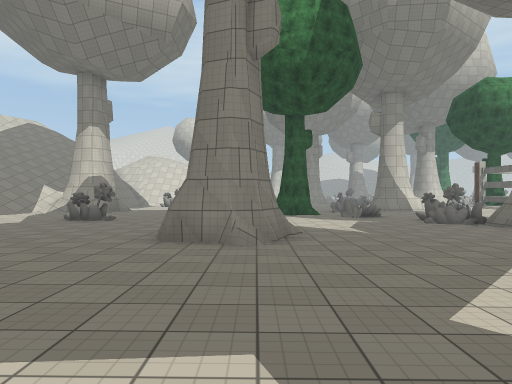
[1] (above)

21 first-person views from a walk through a scene from a Unity 3-D project. The camera is 1.5 m above the floor, looks level and sees 70° across. The floor is counted in squares, 2 m on a side. Each view is taken from the middle of a square. On the plan, view 1 faces up. The plan holds only what a view shows up to about 11 squares ahead; the rest is blank. The place goes on beyond the plan. Some animated figures are not drawn. Surface patterns are stand-ins for the level's own textures.

[2]
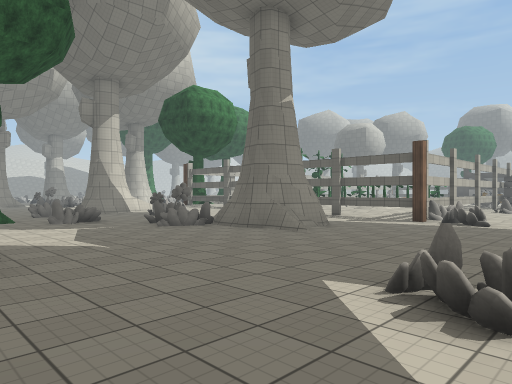

[3]
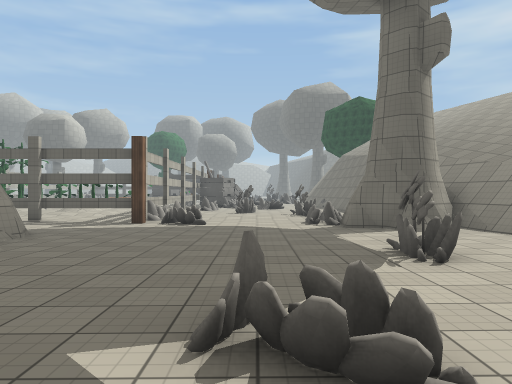

[4]
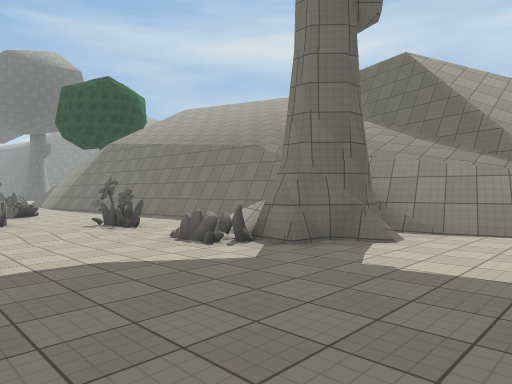

[5]
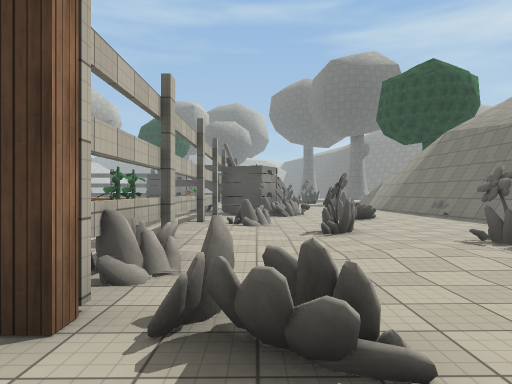

[6]
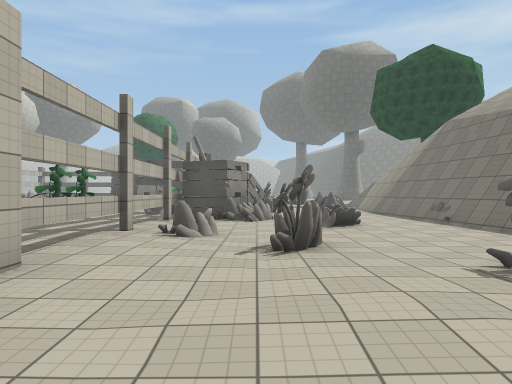

[7]
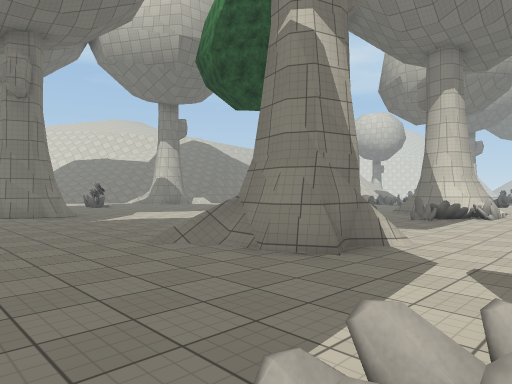

[8]
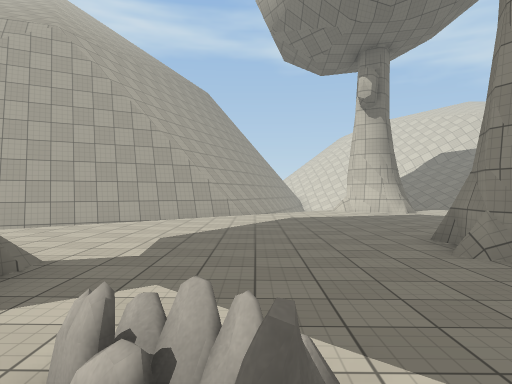

[9]
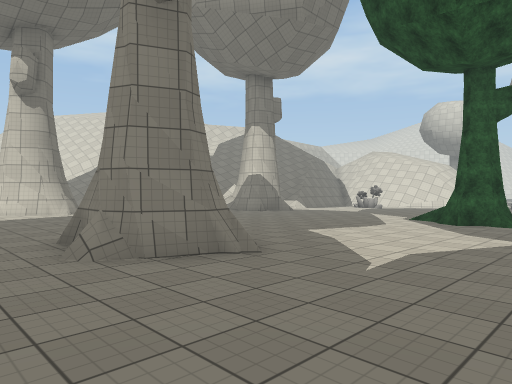

[10]
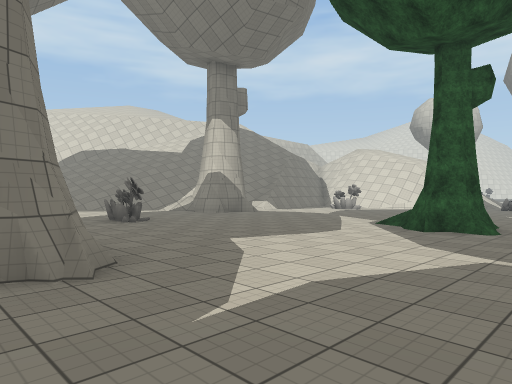

[11]
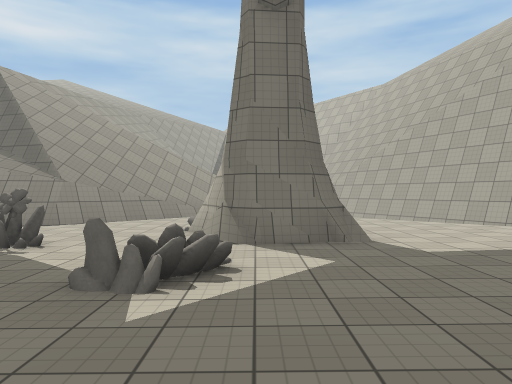

[12]
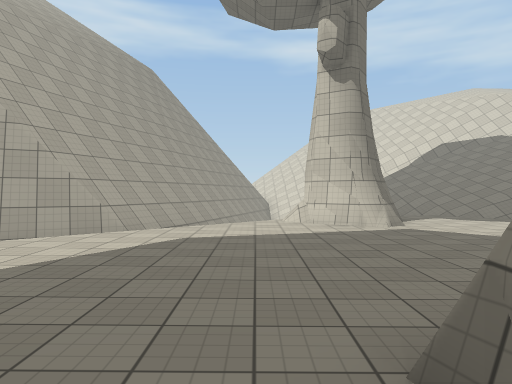

[13]
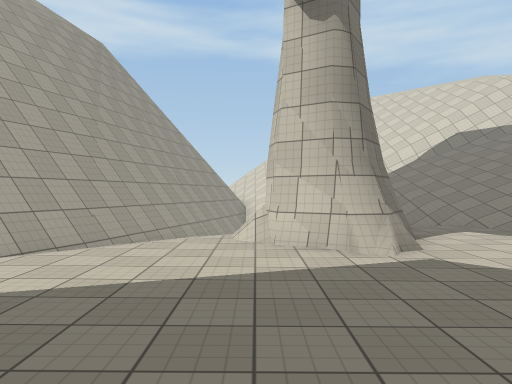

[14]
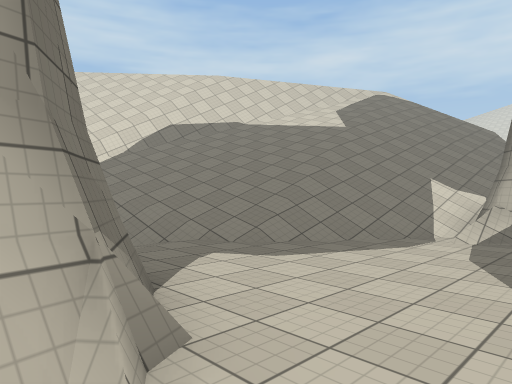

[15]
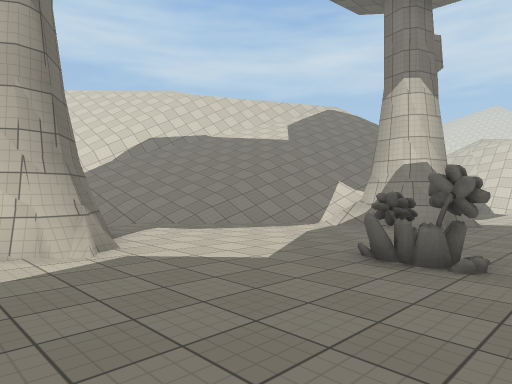

[16]
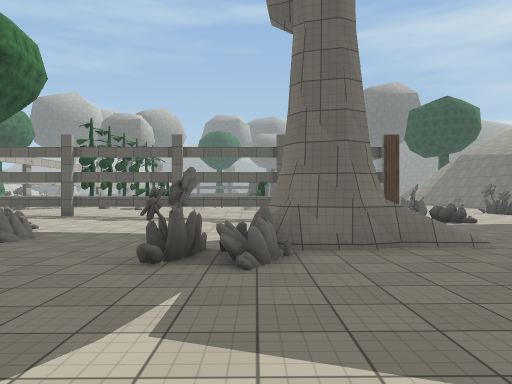

[17]
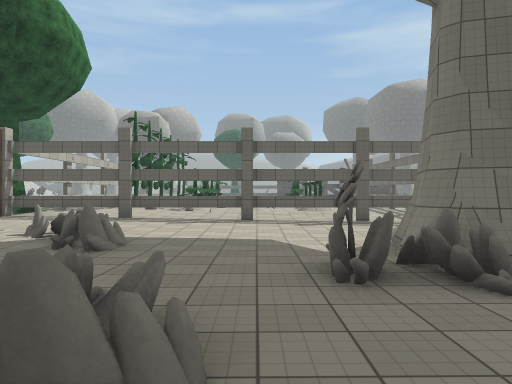

[18]
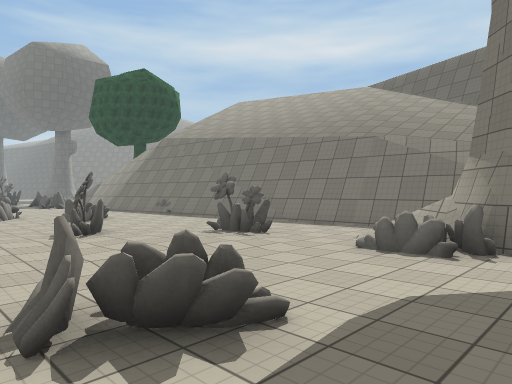

[19]
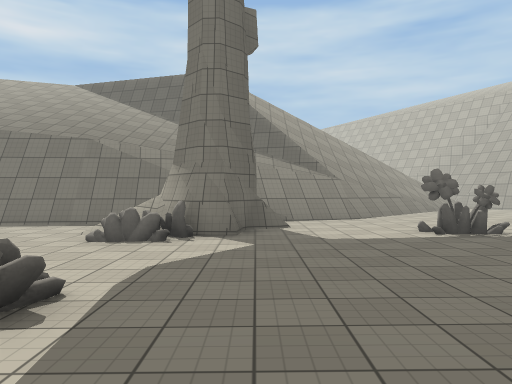

[20]
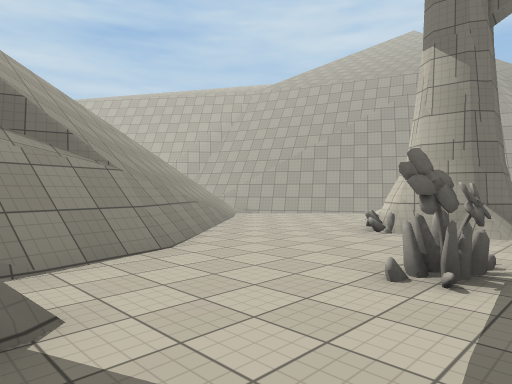

[21]
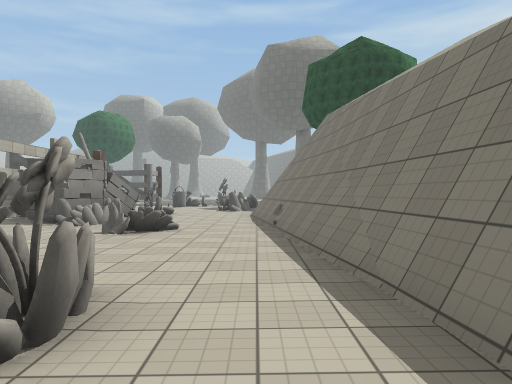

### Floor plan
Key: @ floor where view 1 was taken; # wall or solid block; . main floor; : floor 9.5 m higher than the main floor; / step, stairs or slope; = window, fence, low wall or low ledge; v drop or lower ground; T thing the floor can be seen under or through; O other object.
Columns run from 14 left of view 1 to 23 right of it. Each row starts with its distance up from view 1.
 15 ///////##.  .. OO   ..OO.#..
 14 ///////##......O#.  .....=..
 13 ///////...........O......=..
 12 //////...................#..
 11 /////...............O....=..
 10 ////.....OO........O.#...T..
  9      ...............###=.T..
  8      ##.............###..#..   .....
  7      ##......##.....=....#...........O
  6      #.......##..........OOO#==#==##O
  5 ##  .....................O.....O...OOO
  4 ####=..............................O O
  3    ####..........O............O.....
  2 v     ##.........................O....
  1 vvvv   ##......##...O...=O..O.........
  0 vvvvvvv #.....@###.....##/.........###
 -1 //vvvvvv##.....###.....###.##########
 -2    //v vv## ...=.....////vv##vvvvvvvvv
 -3        /v #  ......===/////////    //
 -4        /vv##  ....==/#=#///////     /
 -5         /v #   ..//////###///      //
 -6                 /////////=#        /:
 -7                 ////

Positions as (right, up) in squares from view 1, and headings:
1: (0, 0), facing up
2: (0, 2), facing up-right
3: (1, 3), facing right
4: (6, 5), facing down-right
5: (9, 5), facing right
6: (11, 4), facing right
7: (11, 4), facing up-left
8: (4, 3), facing left
9: (4, 4), facing up-left
10: (4, 6), facing up-left
11: (2, 6), facing down
12: (0, 5), facing left
13: (-3, 6), facing left
14: (-6, 7), facing up-left
15: (-3, 6), facing up-left
16: (1, 10), facing right
17: (2, 12), facing right
18: (9, 6), facing down-right
19: (9, 7), facing down
20: (9, 2), facing down-left
21: (12, 0), facing right
